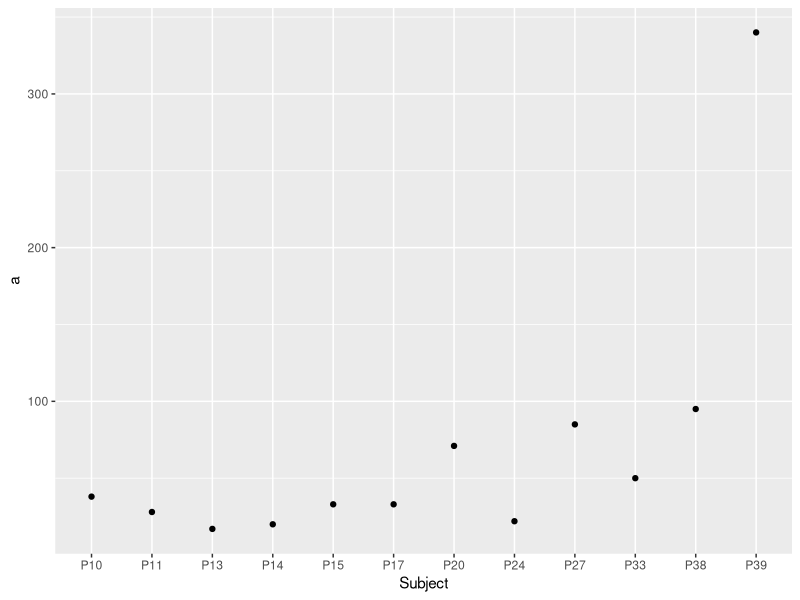
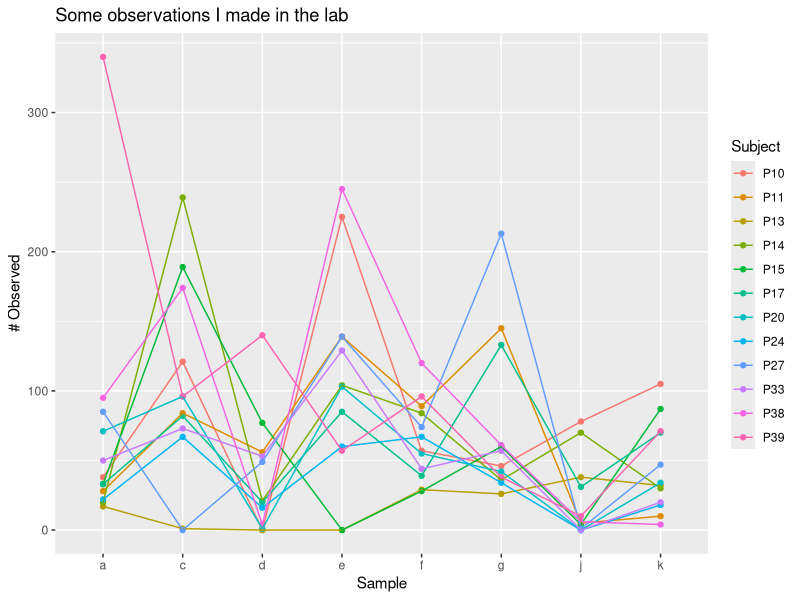
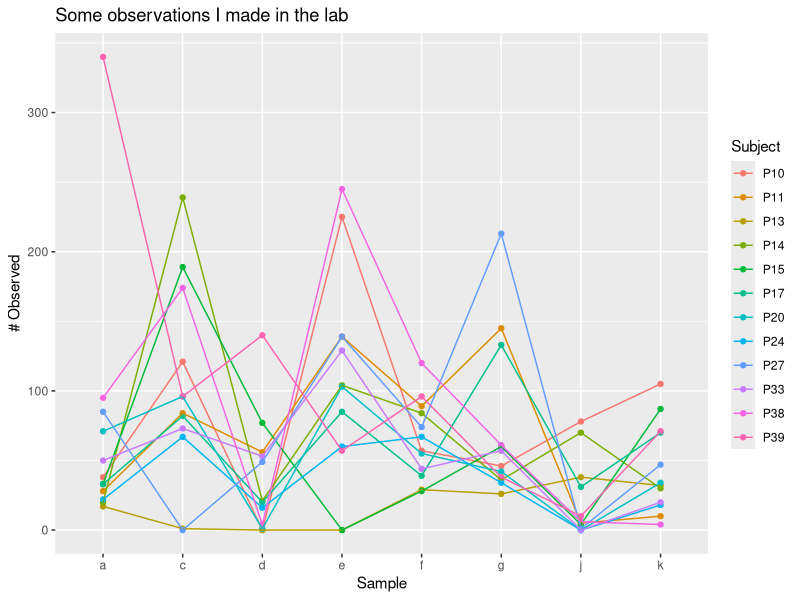

Recreate these plots in R, in order.
# R Test Script
# Ada Madejska
# March 2nd, 2018
# The purpose of this script is tro learn how to work in R: plots

library(ggplot2)
library(reshape2)

# Obtain data from a csv file
rawdata <- read.csv("Week_1_Plotdata.csv", header=TRUE)
ggplot(rawdata, aes(x=Subject, y=a)) + geom_point() # plot rawdata using ggplot

# Convert  the data to a simple X Y coordinates by Subject  and condition
melted = melt(rawdata, id.vars="Subject", measure.vars=c("a", "c", "d", "e", "f", "g", "j", "k"))

# Create a plot from the melted data frame
myPlot <- ggplot(melted, aes(x=variable, y=value, col=Subject, group=Subject)) + geom_point() + geom_line() +
  xlab("Sample") +
  ylab("# Observed") + 
  ggtitle("Some observations I made in the lab")

# Display myPlot
myPlot

# Save myPlot to pdf
ggsave(filename="MyPlot.pdf", plot=myPlot)